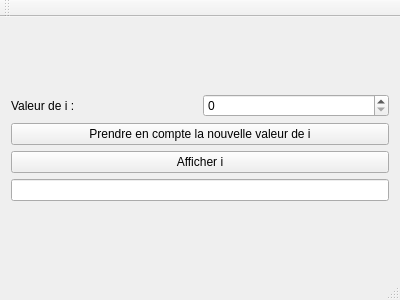
<?xml version="1.0" encoding="UTF-8"?>
<ui version="4.0">
 <class>MainWindow</class>
 <widget class="QMainWindow" name="MainWindow">
  <property name="geometry">
   <rect>
    <x>0</x>
    <y>0</y>
    <width>400</width>
    <height>300</height>
   </rect>
  </property>
  <property name="windowTitle">
   <string>MainWindow</string>
  </property>
  <widget class="QWidget" name="centralWidget">
   <layout class="QVBoxLayout" name="verticalLayout_2">
    <item>
     <layout class="QVBoxLayout" name="verticalLayout">
      <item>
       <layout class="QHBoxLayout" name="horizontalLayout">
        <item>
         <widget class="QLabel" name="label">
          <property name="text">
           <string>Valeur de i :</string>
          </property>
         </widget>
        </item>
        <item>
         <widget class="QSpinBox" name="spinBox"/>
        </item>
       </layout>
      </item>
      <item>
       <widget class="QPushButton" name="pushButton_2">
        <property name="text">
         <string>Prendre en compte la nouvelle valeur de i</string>
        </property>
       </widget>
      </item>
      <item>
       <widget class="QPushButton" name="pushButton">
        <property name="text">
         <string>Afficher i</string>
        </property>
       </widget>
      </item>
      <item>
       <widget class="QLineEdit" name="lineEdit">
        <property name="text">
         <string/>
        </property>
       </widget>
      </item>
     </layout>
    </item>
   </layout>
  </widget>
  <widget class="QMenuBar" name="menuBar">
   <property name="geometry">
    <rect>
     <x>0</x>
     <y>0</y>
     <width>400</width>
     <height>22</height>
    </rect>
   </property>
  </widget>
  <widget class="QToolBar" name="mainToolBar">
   <attribute name="toolBarArea">
    <enum>TopToolBarArea</enum>
   </attribute>
   <attribute name="toolBarBreak">
    <bool>false</bool>
   </attribute>
  </widget>
  <widget class="QStatusBar" name="statusBar"/>
 </widget>
 <layoutdefault spacing="6" margin="11"/>
 <resources/>
 <connections/>
</ui>
